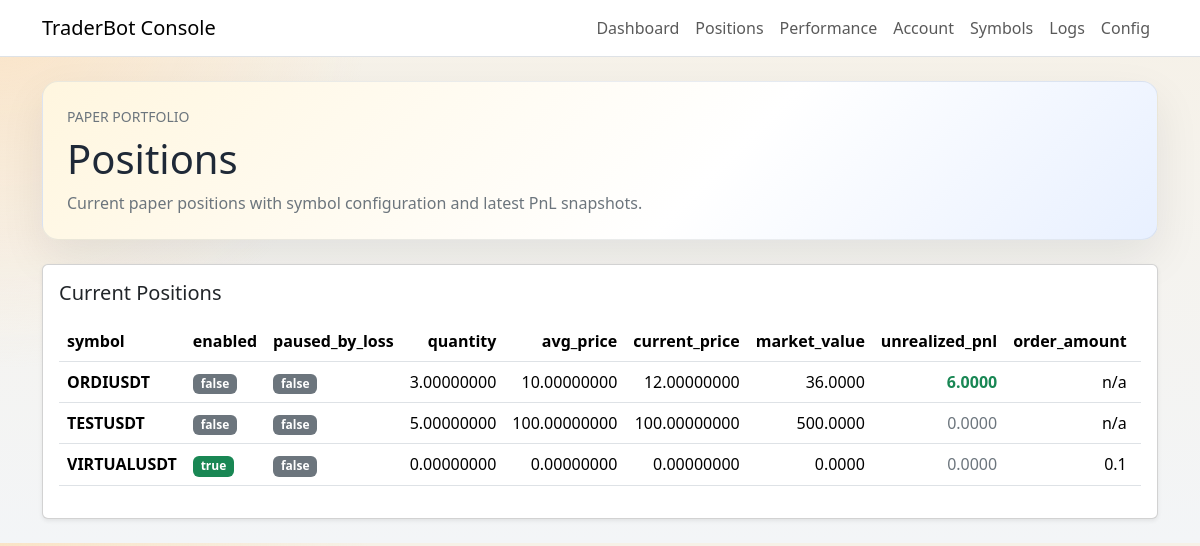
Page /positions on the committed database.
### tables this page shows
CREATE TABLE position_snapshots (
    id INTEGER PRIMARY KEY AUTOINCREMENT,
    timestamp TEXT NOT NULL,
    symbol TEXT NOT NULL,
    quantity REAL NOT NULL,
    avg_price REAL NOT NULL,
    current_price REAL NOT NULL,
    market_value REAL NOT NULL,
    unrealized_pnl REAL NOT NULL,
    mode TEXT NOT NULL
);

### web_app.py (the view)
@app.get("/positions", response_class=HTMLResponse)
def positions_page(request: Request):
    context = _load_positions_view()
    context.update(
        {
            "request": request,
            "project_name": "TraderBot Local Console",
        }
    )
    return templates.TemplateResponse(request, "positions.html", context)

### ui/templates/positions.html (shortened to what this page needs)
{% extends "layout.html" %}
{% block content %}
<div class="row g-4">
  <div class="col-12">
    <div class="hero-panel p-4 rounded-4">
      <p class="text-uppercase small mb-2 text-secondary">Paper Portfolio</p>
      <h1 class="display-6 mb-2">Positions</h1>
      <p class="text-secondary mb-0">Current paper positions with symbol configuration and latest PnL snapshots.</p>
    </div>
  </div>
  {% if config_error %}
  <div class="col-12">
    <div class="alert alert-danger mb-0">
      配置读取失败：{{ config_error }}
    </div>
  </div>
  {% else %}
  <div class="col-12">
    <div class="card shadow-sm">
      <div class="card-body">
        <h2 class="h5 mb-3">Current Positions</h2>
        {% if not positions %}
        <div class="alert alert-light border mb-0">暂无持仓</div>
        {% else %}
        <div class="table-responsive">
          <table class="table align-middle">
            <thead>
              <tr>
                <th>symbol</th>
                <th>enabled</th>
                <th>paused_by_loss</th>
                <th class="text-end">quantity</th>
                <th class="text-end">avg_price</th>
                <th class="text-end">current_price</th>
                <th class="text-end">market_value</th>
                <th class="text-end">unrealized_pnl</th>
                <th class="text-end">order_amount</th>
                <th class="text-end">max_loss_amount</th>
              </tr>
            </thead>
            <tbody>
              {% for position in positions %}
              <tr>
                <td class="fw-semibold">{{ position.symbol }}</td>
                <td>
                  {% if position.enabled %}
                  <span class="badge text-bg-success">true</span>
                  {% else %}
                  <span class="badge text-bg-secondary">false</span>
                  {% endif %}
                </td>
                <td>
                  {% if position.paused_by_loss %}
                  <span class="badge text-bg-danger">true</span>
                  {% else %}
                  <span class="badge text-bg-secondary">false</span>
                  {% endif %}
                </td>
                <td class="text-end">{{ "%.8f"|format(position.quantity) }}</td>
                <td class="text-end">{{ "%.8f"|format(position.avg_price) }}</td>
                <td class="text-end">{{ "%.8f"|format(position.current_price) }}</td>
                <td class="text-end">{{ "%.4f"|format(position.market_value) }}</td>
                <td class="text-end">
                  {% if position.unrealized_pnl > 0 %}
                  <span class="text-success fw-semibold">{{ "%.4f"|format(position.unrealized_pnl) }}</span>
                  {% elif position.unrealized_pnl < 0 %}
                  <span class="text-danger fw-semibold">{{ "%.4f"|format(position.unrealized_pnl) }}</span>
                  {% else %}
                  <span class="text-secondary">{{ "%.4f"|format(position.unrealized_pnl) }}</span>
                  {% endif %}
                </td>
                <td class="text-end">{{ position.order_amount }}</td>
                <td class="text-end">{{ position.max_loss_amount }}</td>
              </tr>
              {% endfor %}
            </tbody>
          </table>
        </div>
        {% endif %}
      </div>
    </div>
  </div>
  {% endif %}
</div>
{% endblock %}

### ui/templates/layout.html (shortened to what this page needs)
<!DOCTYPE html>
<html lang="en">
<head>
  <link
    href="https://cdn.jsdelivr.net/npm/bootstrap@5.3.3/dist/css/bootstrap.min.css"
    rel="preload"
    as="style"
    onload="this.onload=null;this.rel='stylesheet'"
  >
  <link rel="stylesheet" href="{{ url_for('static', path='/app.css') }}">
</head>
<body>
  <nav class="navbar navbar-expand-lg border-bottom bg-white">
    <div class="container">
      <span class="navbar-brand mb-0 h1">TraderBot Console</span>
      <div class="navbar-nav ms-auto">
        <a class="nav-link" href="/">Dashboard</a>
        <a class="nav-link" href="/positions">Positions</a>
        <a class="nav-link" href="/performance">Performance</a>
        <a class="nav-link" href="/account">Account</a>
        <a class="nav-link" href="/symbols">Symbols</a>
        <a class="nav-link" href="/logs">Logs</a>
        <a class="nav-link" href="/config">Config</a>
      </div>
    </div>
  </nav>
  <main class="container py-4">
    {% block content %}{% endblock %}
  </main>
</body>
</html>

### ui/static/app.css (style rules this page uses)
body { background: radial-gradient(circle at top left, rgba(255, 214, 165, 0.5), transparent 28%), linear-gradient(180deg, #f6f1e7 0%, #f3f5f7 100%); color: #1f2937; }
.hero-panel { background: linear-gradient(135deg, #fff6df 0%, #ffffff 60%, #e8f0ff 100%); border: 1px solid rgba(148, 163, 184, 0.2); box-shadow: 0 18px 45px rgba(15, 23, 42, 0.08); }

### rows in the picture
position_snapshots: symbol "ORDIUSDT", shows "false", quantity "3.00000000", avg_price "10.00000000", current_price "12.00000000", market_value "36.0000", unrealized_pnl "6.0000", order_amount "n/a"
position_snapshots: symbol "TESTUSDT", shows "false", quantity "5.00000000", avg_price "100.00000000", current_price "100.00000000", market_value "500.0000", unrealized_pnl "0.0000", order_amount "n/a"

### other values in the picture
{{ position.symbol }} "VIRTUALUSDT"
{{ "%.8f"|format(position.quantity) }} "0.00000000"
{{ "%.8f"|format(position.avg_price) }} "0.00000000"
{{ "%.8f"|format(position.current_price) }} "0.00000000"
{{ "%.4f"|format(position.market_value) }} "0.0000"
{{ "%.4f"|format(position.unrealized_pnl) }} "0.0000"
{{ position.order_amount }} "0.1"
